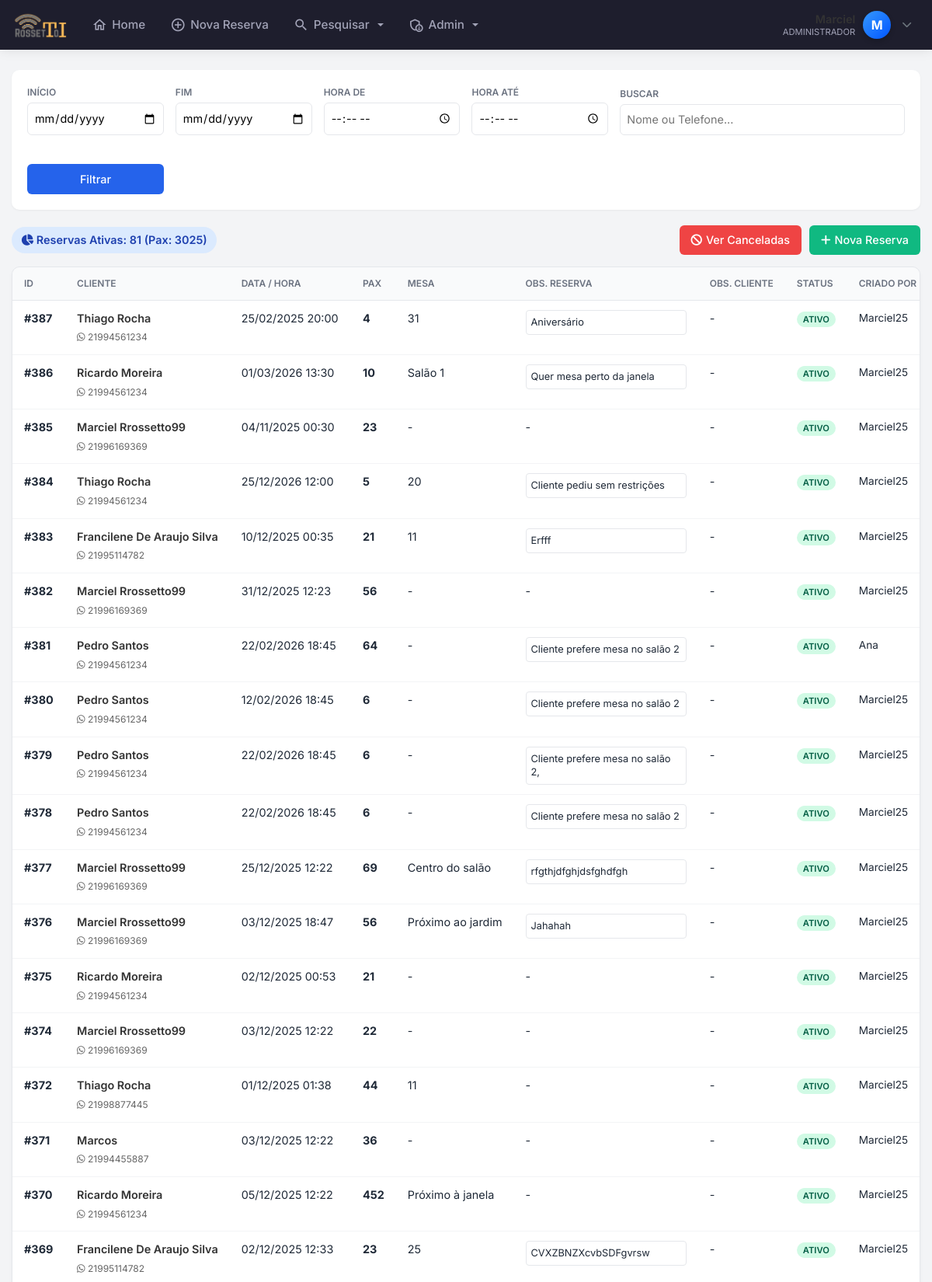
The app's page /pesquisar.php (signed in, upper part) with its own data.
### tables this page shows
CREATE TABLE `clientes` (
  `id` int(11) NOT NULL AUTO_INCREMENT,
  `nome` varchar(100) NOT NULL,
  `data` date NOT NULL,
  `num_pessoas` int(11) NOT NULL,
  `horario` time NOT NULL,
  `telefone` varchar(255) DEFAULT NULL,
  `telefone2` varchar(255) DEFAULT NULL,
  `tipo_evento` varchar(50) NOT NULL,
  `forma_pagamento` varchar(50) NOT NULL,
  `valor_rodizio` int(11) DEFAULT NULL,
  `num_mesa` varchar(255) DEFAULT NULL,
  `observacoes` varchar(300) NOT NULL,
  `obsCliente` varchar(255) DEFAULT NULL,
  `data_emissao` datetime NOT NULL DEFAULT current_timestamp(),
  `status` tinyint(1) DEFAULT 1,
  `confirmado` tinyint(1) DEFAULT 0,
  `usuario_id` int(11) DEFAULT NULL,
  `motivo_cancelamento` varchar(255) DEFAULT NULL,
  PRIMARY KEY (`id`)
);

### pesquisar.php (the view, shortened to what this page needs)
<?php
require 'config.php';
require 'cabecalho.php';
$data_inicio = $_GET['data_inicio'] ?? "";
$data_fim    = $_GET['data_fim'] ?? "";
$hora_inicio = $_GET['hora_inicio'] ?? "";
$hora_fim    = $_GET['hora_fim'] ?? "";
$busca       = $_GET['busca'] ?? "";
$verCanceladas = isset($_GET['canceladas']) && $_GET['canceladas'] == '1';
$where = " WHERE 1=1 ";
$params = [];
if ($verCanceladas) {
    $where .= " AND status = 0";
    $tituloPagina = "Reservas Canceladas";
    $corBadge = "#fee2e2";
    $corTextoBadge = "#991b1b";
} else {
    $where .= " AND status <> 0";
    $tituloPagina = "Reservas Ativas";
}
$sqlCount = $pdo->prepare("SELECT COUNT(*) as total FROM clientes {$where}");
$sqlCount->execute($params);
$totalRegistros = $sqlCount->fetch()['total'];
$sqlSoma = $pdo->prepare("SELECT SUM(num_pessoas) as soma FROM clientes {$where}");
$sqlSoma->execute($params);
$total_pessoas = $sqlSoma->fetch()['soma'] ?? 0;
$sqlLista = $pdo->prepare("
    SELECT
        clientes.*,
        (SELECT nome FROM login WHERE id = clientes.usuario_id LIMIT 1) as nome_criador
    FROM clientes
    {$where}
    ORDER BY id DESC
");
$sqlLista->execute();
$reservas = $sqlLista->fetchAll(PDO::FETCH_ASSOC);
?>
<!DOCTYPE html>
<html lang="pt-br">
<head>
<link href="https://cdnjs.cloudflare.com/ajax/libs/font-awesome/6.4.0/css/all.min.css" rel="stylesheet">
</head>
<body>
<div class="main-wrapper">
    <div class="filter-card">
        <form method="GET" class="filter-grid">
            <div><label class="form-label">Início</label><input type="date" name="data_inicio" class="form-input" value="<?= $data_inicio ?>"></div>
            <div><label class="form-label">Fim</label><input type="date" name="data_fim" class="form-input" value="<?= $data_fim ?>"></div>
            <div><label class="form-label">Hora De</label><input type="time" name="hora_inicio" class="form-input" value="<?= $hora_inicio ?>"></div>
            <div><label class="form-label">Hora Até</label><input type="time" name="hora_fim" class="form-input" value="<?= $hora_fim ?>"></div>
            <div style="grid-column: span 2;"><label class="form-label">Buscar</label><input type="text" name="busca" class="form-input" placeholder="Nome ou Telefone..." value="<?= htmlspecialchars($busca) ?>"></div>
            <div class="btn-submit-div"><label class="form-label">&nbsp;</label><button type="submit" class="btn-submit">Filtrar</button></div>
        </form>
    </div>
    <div class="info-bar">
        <span class="badge-total">
            <i class="fas fa-chart-pie"></i> <?= $tituloPagina ?>: <?= $totalRegistros ?> (Pax: <?= $total_pessoas ?>)
        </span>
        <div class="btn-group-actions">
            <?php if ($verCanceladas): ?>
                <a href="pesquisar.php" class="btn-back"><i class="fas fa-arrow-left"></i> Voltar p/ Ativas</a>
            <?php else: ?>
                <a href="?canceladas=1" class="btn-cancel"><i class="fas fa-ban"></i> Ver Canceladas</a>
                <a href="adicionar_reserva.php" class="btn-new"><i class="fas fa-plus"></i> Nova Reserva</a>
            <?php endif; ?>
        </div>
    </div>
    <div class="table-responsive">
        <table class="data-table">
            <thead>
                <tr>
                    <th width="50">ID</th>
                    <th width="200">Cliente</th>
                    <th width="140">Data / Hora</th>
                    <th width="60">Pax</th>
                    <th width="80">Mesa</th>
                    <th>Obs. Reserva</th>
                    <th>Obs. Cliente</th>
                    <th width="80">Status</th>
                    <th width="100">Criado Por</th>
                </tr>
            </thead>
            <tbody>
                <?php if(count($reservas) > 0): ?>
                    <?php foreach($reservas as $r):
                        $status = (int)$r['status'];
                        $nome = ucwords(strtolower($r['nome']));
                        $dataShow = date('d/m/Y H:i', strtotime($r['data'] . ' ' . $r['horario']));
                        $nomeCriador = !empty($r['nome_criador']) ? htmlspecialchars(ucwords(strtolower($r['nome_criador']))) : '---';
                    ?>
                    <tr class="<?= $status === 0 ? 'row-cancelled' : '' ?>">
                        <td><strong>#<?= $r['id'] ?></strong></td>
                        <td>
                            <span class="user-name"><?= $nome ?></span>
                            <span style="font-size:0.75rem; color:#666"><i class="fab fa-whatsapp"></i> <?= $r['telefone'] ?></span>
                        </td>
                        <td><?= $dataShow ?></td>
                        <td><strong><?= $r['num_pessoas'] ?></strong></td>
                        <td><?= $r['num_mesa'] ?: '-' ?></td>
                        <td>
                            <?php if($r['observacoes']): ?>
                                <div class="scroll-box"><?= nl2br(htmlspecialchars($r['observacoes'])) ?></div>
                            <?php else: ?> - <?php endif; ?>
                        </td>
                        <td>
                            <?php if($r['obsCliente']): ?>
                                <div class="scroll-box" style="border-left: 2px solid var(--primary);"><?= nl2br(htmlspecialchars($r['obsCliente'])) ?></div>
                            <?php else: ?> - <?php endif; ?>
                        </td>
                        <td>
                            <span class="status-badge <?= $status === 0 ? 'st-cancel' : 'st-active' ?>">
                                <?= $status === 0 ? 'Cancelado' : 'Ativo' ?>
                            </span>
                        </td>
                        <td style="font-size:0.85rem;"><?= $nomeCriador ?></td>
                    </tr>
                    <?php endforeach; ?>
                <?php else: ?>
                    <tr><td colspan="10" style="text-align:center; padding:30px; color:#999;">Nenhum registro encontrado.</td></tr>
                <?php endif; ?>
            </tbody>
        </table>
    </div>
</div>
</body>
</html>

### cabecalho.php (shortened to what this page needs)
<?php
require 'config.php';
$nome_usuario = "Visitante";
$status = null;
$letra_avatar = "U";
if (isset($_SESSION['mmnlogin'])) {
    $user_id = $_SESSION['mmnlogin'];
    try {
        $sql = $pdo->prepare("SELECT nome, status, email FROM login WHERE id = :id");
        $sql->bindValue(':id', $user_id);
        $sql->execute();
        if ($sql->rowCount() > 0) {
            $usuario = $sql->fetch(PDO::FETCH_ASSOC);
            $nome_completo = ucwords(strtolower($usuario['nome']));
            $partes_nome = explode(' ', $nome_completo);
            $nome_usuario = $partes_nome[0];
            $status = $usuario['status'];
            $letra_avatar = strtoupper(substr($nome_usuario, 0, 1));
        }
    } catch (PDOException $e) {
    }
}
?>
<!DOCTYPE html>
<html lang="pt-br">
<head>
    <link rel="stylesheet" href="https://cdn.jsdelivr.net/npm/bootstrap@4.6.2/dist/css/bootstrap.min.css">
    <link rel="stylesheet" href="https://cdnjs.cloudflare.com/ajax/libs/font-awesome/6.5.0/css/all.min.css">
</head>
<body>
<nav class="navbar navbar-expand-lg navbar-dark fixed-top navbar-custom">
    <a class="navbar-brand mr-auto" href="index.php">
        <img src="./rossetto28.png" alt="Logo">
    </a>
    <div class="collapse navbar-collapse" id="menuPrincipal">
        <ul class="navbar-nav mr-auto ml-3">
            <li class="nav-item">
                <a class="nav-link" href="index.php">
                    <i class="material-icons-outlined">home</i> Home
                </a>
            </li>
            <li class="nav-item">
                <a class="nav-link" href="adicionar_reserva.php">
                    <i class="material-icons-outlined">add_circle_outline</i> Nova Reserva
                </a>
            </li>
            <li class="nav-item dropdown">
                <a class="nav-link dropdown-toggle" href="#" id="dropPesquisa" data-toggle="dropdown" aria-haspopup="true" aria-expanded="false">
                    <i class="material-icons-outlined">search</i> Pesquisar
                </a>
            </li>
            <?php if ($status == 1): ?>
            <li class="nav-item dropdown">
                <a class="nav-link dropdown-toggle" href="#" id="dropAdmin" data-toggle="dropdown" aria-haspopup="true" aria-expanded="false">
                    <i class="material-icons-outlined">admin_panel_settings</i> Admin
                </a>
            </li>
            <?php endif; ?>
        </ul>
        <ul class="navbar-nav d-none d-lg-flex align-items-center">
            <li class="nav-item dropdown">
                <div class="user-profile-widget" data-toggle="dropdown" aria-haspopup="true" aria-expanded="false">
                    <div class="user-info text-right">
                        <span class="user-name"><?= htmlspecialchars($nome_usuario) ?></span>
                        <span class="user-role"><?= ($status == 1) ? 'Administrador' : 'Colaborador' ?></span>
                    </div>
                    <div class="user-avatar">
                        <?= $letra_avatar ?>
                    </div>
                    <i class="fas fa-chevron-down text-muted ml-1" style="font-size: 0.8rem;"></i>
                </div>
            </li>
        </ul>
    </div>
</nav>
</body>
</html>

### cabecalho.php (style rules this page uses)
:root { --primary-bg: #1e1e2d; --active-color: #3699ff; --text-color: #a2a3b7; --text-hover: #ffffff; }
body { padding-top: 70px; background-color: #f5f8fa; }
.navbar-custom { background-color: var(--primary-bg); box-shadow: 0 0 15px rgba(0,0,0,0.1); padding: 0.5rem 1rem; }
.navbar-brand img { height: 35px; transition: transform 0.2s; }
.navbar-dark .navbar-nav .nav-link { color: var(--text-color); font-weight: 500; font-size: 0.95rem; display: flex; align-items: center; gap: 6px; padding: 0.8rem 1rem; border-radius: 6px; transition: all 0.2s ease; }
.material-icons-outlined { font-size: 20px; }
.user-profile-widget { cursor: pointer; padding: 5px 10px; border-radius: 50px; transition: background 0.2s; display: flex; align-items: center; gap: 10px; }
.user-avatar { width: 36px; height: 36px; background: linear-gradient(135deg, #3699ff, #0055ff); color: white; border-radius: 50%; display: flex; align-items: center; justify-content: center; font-weight: 700; font-size: 16px; box-shadow: 0 3px 6px rgba(0,0,0,0.2); }
.user-info { display: flex; flex-direction: column; line-height: 1.1; }
.user-name { color: white; font-weight: 600; font-size: 0.9rem; }
.user-role { color: var(--text-color); font-size: 0.7rem; text-transform: uppercase; }

### records on screen
clientes: id "387", nome "Thiago Rocha", telefone "21994561234", dataShow "25/02/2025 20:00", num_pessoas "4", num_mesa "31", observacoes "Aniversário", status "ATIVO", nomeCriador "Marciel25"
clientes: id "386", nome "Ricardo Moreira", telefone "21994561234", dataShow "01/03/2026 13:30", num_pessoas "10", num_mesa "Salão 1", observacoes "Quer mesa perto da janela", status "ATIVO", nomeCriador "Marciel25"
clientes: id "385", nome "Marciel Rrossetto99", telefone "21996169369", dataShow "04/11/2025 00:30", num_pessoas "23", num_mesa "-", status "ATIVO", nomeCriador "Marciel25"
clientes: id "384", nome "Thiago Rocha", telefone "21994561234", dataShow "25/12/2026 12:00", num_pessoas "5", num_mesa "20", observacoes "Cliente pediu sem restrições", status "ATIVO", nomeCriador "Marciel25"
clientes: id "383", nome "Francilene De Araujo Silva", telefone "21995114782", dataShow "10/12/2025 00:35", num_pessoas "21", num_mesa "11", observacoes "Erfff", status "ATIVO", nomeCriador "Marciel25"
clientes: id "382", nome "Marciel Rrossetto99", telefone "21996169369", dataShow "31/12/2025 12:23", num_pessoas "56", num_mesa "-", status "ATIVO", nomeCriador "Marciel25"
clientes: id "381", nome "Pedro Santos", telefone "21994561234", dataShow "22/02/2026 18:45", num_pessoas "64", num_mesa "-", observacoes "Cliente prefere mesa no salão 2", status "ATIVO", nomeCriador "Ana"
clientes: id "380", nome "Pedro Santos", telefone "21994561234", dataShow "12/02/2026 18:45", num_pessoas "6", num_mesa "-", observacoes "Cliente prefere mesa no salão 2", status "ATIVO", nomeCriador "Marciel25"
clientes: id "379", nome "Pedro Santos", telefone "21994561234", dataShow "22/02/2026 18:45", num_pessoas "6", num_mesa "-", observacoes "Cliente prefere mesa no salão 2,", status "ATIVO", nomeCriador "Marciel25"
clientes: id "378", nome "Pedro Santos", telefone "21994561234", dataShow "22/02/2026 18:45", num_pessoas "6", num_mesa "-", observacoes "Cliente prefere mesa no salão 2", status "ATIVO", nomeCriador "Marciel25"
clientes: id "377", nome "Marciel Rrossetto99", telefone "21996169369", dataShow "25/12/2025 12:22", num_pessoas "69", num_mesa "Centro do salão", observacoes "rfgthjdfghjdsfghdfgh", status "ATIVO", nomeCriador "Marciel25"
clientes: id "376", nome "Marciel Rrossetto99", telefone "21996169369", dataShow "03/12/2025 18:47", num_pessoas "56", num_mesa "Próximo ao jardim", observacoes "Jahahah", status "ATIVO", nomeCriador "Marciel25"
clientes: id "375", nome "Ricardo Moreira", telefone "21994561234", dataShow "02/12/2025 00:53", num_pessoas "21", num_mesa "-", status "ATIVO", nomeCriador "Marciel25"
clientes: id "374", nome "Marciel Rrossetto99", telefone "21996169369", dataShow "03/12/2025 12:22", num_pessoas "22", num_mesa "-", status "ATIVO", nomeCriador "Marciel25"
clientes: id "372", nome "Thiago Rocha", telefone "21998877445", dataShow "01/12/2025 01:38", num_pessoas "44", num_mesa "11", status "ATIVO", nomeCriador "Marciel25"
clientes: id "371", nome "Marcos", telefone "21994455887", dataShow "03/12/2025 12:22", num_pessoas "36", num_mesa "-", status "ATIVO", nomeCriador "Marciel25"
clientes: id "370", nome "Ricardo Moreira", telefone "21994561234", dataShow "05/12/2025 12:22", num_pessoas "452", num_mesa "Próximo à janela", status "ATIVO", nomeCriador "Marciel25"
clientes: id "369", nome "Francilene De Araujo Silva", telefone "21995114782", dataShow "02/12/2025 12:33", num_pessoas "23", num_mesa "25", observacoes "CVXZBNZXcvbSDFgvrsw", status "ATIVO", nomeCriador "Marciel25"

### other values on screen
$nome_usuario "Marciel"
$letra_avatar "M"
$tituloPagina "Reservas Ativas"
$totalRegistros "81"
$total_pessoas "3025"
